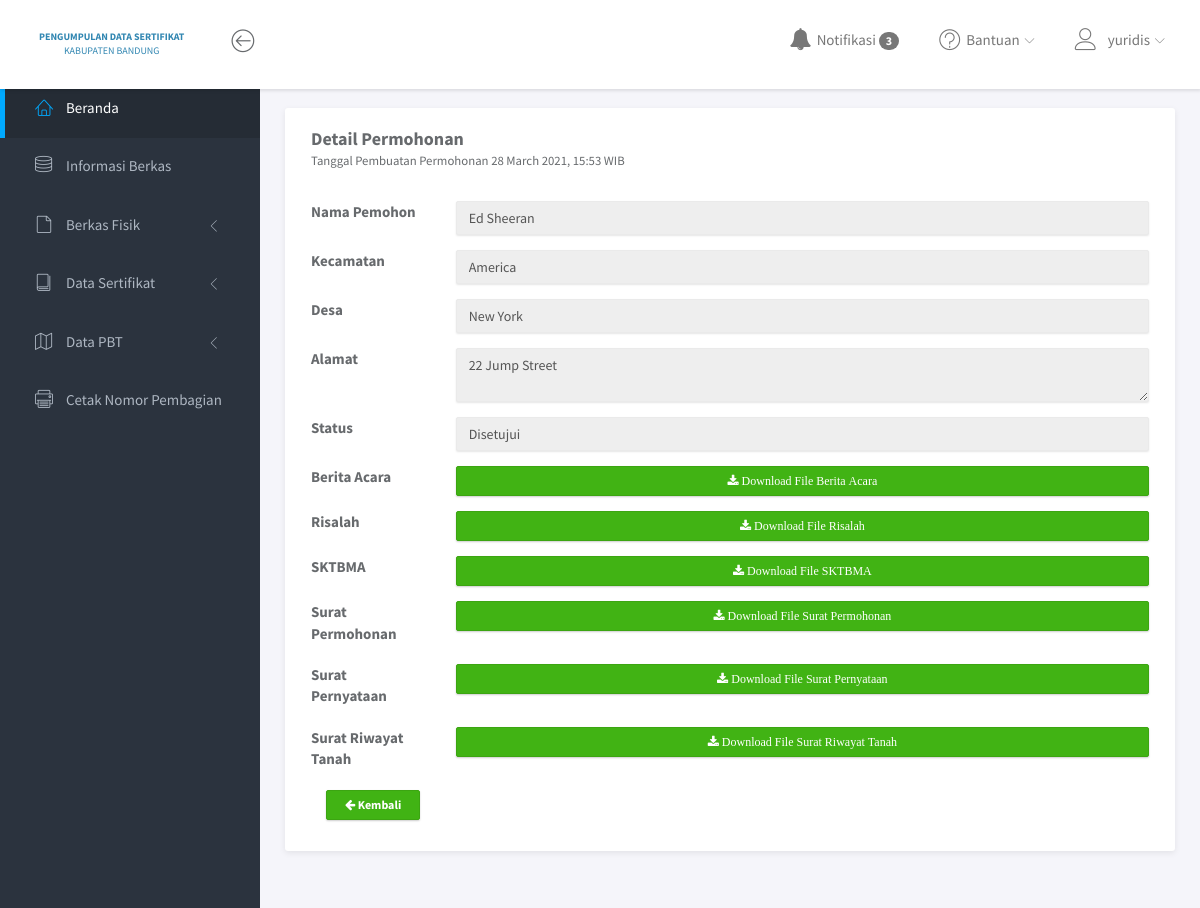
/user/detail_permohonan.php?id_permohonan=KP0010 (signed in), run on the app's committed database.
### tables this page shows
CREATE TABLE `user` (
  `id_user` int(5) NOT NULL,
  `username` varchar(20) NOT NULL,
  `password` varchar(50) NOT NULL,
  `email` varchar(50) NOT NULL,
  `nama_lengkap` varchar(50) NOT NULL,
  `jabatan` varchar(10) NOT NULL,
  `dibuat_pada` timestamp(6) NOT NULL DEFAULT CURRENT_TIMESTAMP(6) ON UPDATE CURRENT_TIMESTAMP(6)
);

CREATE TABLE `permohonan` (
  `id_permohonan` varchar(6) NOT NULL,
  `id_user` int(5) NOT NULL,
  `kecamatan` varchar(255) NOT NULL,
  `desa` varchar(255) NOT NULL,
  `alamat` text NOT NULL,
  `status` enum('Belum Di Setujui','Disetujui','Ditolak') NOT NULL,
  `notif` enum('read','unread') NOT NULL,
  `notif_fisik` enum('read','unread') NOT NULL,
  `notif_yuridis` enum('read','unread') NOT NULL,
  `date_created` datetime NOT NULL DEFAULT CURRENT_TIMESTAMP
);

### user/detail_permohonan.php (the view, shortened to what this page needs)
<?php
include '../core/conn.php';
$id_permohonan = $_GET['id_permohonan'];
if ($_SESSION['jabatan']=="") {
	header('location:../login.php?pesan=gagal');
}elseif ($_SESSION['jabatan']=="Fisik") {
	mysqli_query($connection,"UPDATE permohonan SET notif_fisik='read' WHERE id_permohonan='$id_permohonan'");
}elseif ($_SESSION['jabatan']=="Yuridis") {
	mysqli_query($connection,"UPDATE permohonan SET notif_yuridis='read' WHERE id_permohonan='$id_permohonan'");
}
	$ambilNF = mysqli_query($connection,"SELECT * FROM permohonan WHERE notif_fisik = 'unread' ORDER BY id_permohonan ASC");
  	$jumlahNF = mysqli_num_rows($ambilNF);
	$ambilNY = mysqli_query($connection,"SELECT * FROM permohonan WHERE notif_yuridis = 'unread' ORDER BY id_permohonan ASC");
  	$jumlahNY = mysqli_num_rows($ambilNY);
	$data = mysqli_query($connection, "SELECT p.id_permohonan, p.id_user, p.desa, p.kecamatan, p.alamat, p.status, p.notif, p.date_created, pf.berita_acara, pf.risalah, pf.sktbma, pf.s_permohonan, pf.s_pernyataan, pf.s_riwayat_tanah FROM permohonan AS p INNER JOIN pemohon_file AS pf ON p.id_permohonan = pf.id_permohonan WHERE p.id_permohonan='$id_permohonan'");
?>
<!DOCTYPE html>
<html lang="en">
<head>
	<link rel="stylesheet" href="assets/vendor/bootstrap/css/bootstrap.min.css">
	<link rel="stylesheet" href="assets/vendor/font-awesome/css/font-awesome.min.css">
	<link rel="stylesheet" href="assets/vendor/linearicons/style.css">
	<link rel="stylesheet" href="assets/vendor/chartist/css/chartist-custom.css">
	<link rel="stylesheet" href="../user/assets/vendor/datatables/dataTables.bootstrap4.css">
	<link rel="stylesheet" href="../user/assets/vendor/datatables/dataTables.bootstrap4.min.css">
	<link rel="stylesheet" href="assets/css/main.css">
	<link rel="stylesheet" href="assets/css/demo.css">
</head>
<body>
	<div id="wrapper">
		<nav class="navbar navbar-default navbar-fixed-top">
			<div class="brand">
				<a href="index.php" class="logo"><b>PENGUMPULAN DATA SERTIFIKAT </b><br> <center> KABUPATEN BANDUNG </center></a>
			</div>
			<div class="container-fluid">
				<div class="navbar-btn">
					<button type="button" class="btn-toggle-fullwidth"><i class="lnr lnr-arrow-left-circle"></i></button>
				</div>
				<div id="navbar-menu">
					<ul class="nav navbar-nav navbar-right">
						<li class="dropdown">
							<a href="#" class="dropdown-toggle" data-toggle="dropdown"><i class="fa fa-bell"></i> <span>Notifikasi <span class="badge">
								<?php
								if ($_SESSION['jabatan']=="Fisik") {
							 		echo $jumlahNF;
								}elseif ($_SESSION['jabatan']=="Yuridis") {
									echo $jumlahNY;
								}
							 ?></span></span></a>
						</li>
						<li class="dropdown">
							<a href="#" class="dropdown-toggle" data-toggle="dropdown"><i class="lnr lnr-question-circle"></i> <span>Bantuan</span> <i class="icon-submenu lnr lnr-chevron-down"></i></a>
						</li>
						<li class="dropdown">
							<a href="#" class="dropdown-toggle" data-toggle="dropdown"><i class="lnr lnr-user"> </i><span><?=$_SESSION['username'];?></span> <i class="icon-submenu lnr lnr-chevron-down"></i></a>
						</li>
					</ul>
				</div>
			</div>
		</nav>
		<div id="sidebar-nav" class="sidebar">
			<div class="sidebar-scroll">
				<nav>
					<ul class="nav">
						<li><a href="index.php" class="active"><i class="lnr lnr-home"></i> <span>Beranda</span></a></li>
						<li><a href="informasi_berkas.php" class=""><i class="lnr lnr-database"></i> <span>Informasi Berkas</span></a></li>
						<li>
							<a href="#subFisik" data-toggle="collapse" class="collapsed"><i class="lnr lnr-file-empty"></i> <span>Berkas Fisik</span> <i class="icon-submenu lnr lnr-chevron-left"></i></a>
						</li>
						<li>
							<a href="#subSerti" data-toggle="collapse" class="collapsed"><i class="lnr lnr-book"></i> <span>Data Sertifikat</span> <i class="icon-submenu lnr lnr-chevron-left"></i></a>
						</li>
						<li>
							<a href="#subPBT" data-toggle="collapse" class="collapsed"><i class="lnr lnr-map"></i> <span>Data PBT</span> <i class="icon-submenu lnr lnr-chevron-left"></i></a>
						</li>
						<li><a href="cetak.php" class=""><i class="lnr lnr-printer"></i> <span>Cetak Nomor Pembagian</span></a></li>
					</ul>
				</nav>
			</div>
		</div>
		<div class="main">
			<div class="main-content">
				<div class="container-fluid">
					<div class="panel">
						<div class="panel-heading">
							<h2 class="panel-title"><b>Detail Permohonan</b></h2>
							<?php
				                while($d = mysqli_fetch_array($data)){
				            ?>
				            <?php
				                $id_user = $d['id_user'];
				                $nama = mysqli_query($connection, "SELECT nama_lengkap FROM user WHERE id_user=$id_user");
				                while ($row = $nama->fetch_assoc()) {
				            ?>
				            <small> Tanggal Pembuatan Permohonan <?php  echo strftime('%d %B %Y, %H:%M',strtotime($d['date_created'])); echo " WIB";?></small>
						</div>
						<div class="panel-body">
							<form>
								<div class="form-group row">
            						<label for="nama_lengkap" class="col-sm-2 col-form-label">Nama Pemohon</label>
            						<div class="col-sm-10">
							            <input type="text" name="nama_lengkap" value="<?=$row['nama_lengkap'];?>" class="form-control" readonly/>
            						</div>
        						</div>
        						<div class="form-group row">
            						<label for="kecamatan" class="col-sm-2 col-form-label">Kecamatan</label>
            						<div class="col-sm-10">
							              <input type="text" name="kecamatan" value="<?=$d['kecamatan'];?>" class="form-control"readonly/>
            						</div>
        						</div>
        						<div class="form-group row">
            						<label for="desa" class="col-sm-2 col-form-label">Desa</label>
            						<div class="col-sm-10">
							              <input type="text" name="desa" value="<?=$d['desa'];?>" class="form-control"readonly/>
            						</div>
        						</div>
        						<div class="form-group row">
            						<label for="alamat" class="col-sm-2 col-form-label">Alamat</label>
            						<div class="col-sm-10">
							              <textarea type="text" name="alamat" class="form-control" readonly><?=$d['alamat'];?></textarea>
            						</div>
        						</div>
        						<div class="form-group row">
            						<label for="status" class="col-sm-2 col-form-label">Status</label>
            						<div class="col-sm-10">
							              <input type="text" name="status" value="<?=$d['status'];?>" class="form-control"readonly/>
            						</div>
        						</div>
        						<div class="form-group row">
            						<label for="berita_acara" class="col-sm-2 col-form-label">Berita Acara</label>
            						<div class="col-sm-10">
                							<a style="width: 100%" class="btn btn-xs btn-success" id="berita_acara" name="berita_acara" href="../pemohon/upload_file/<?=$d['id_permohonan'];?>/<?=$d['berita_acara'];?>"><i class="fa fa-download"> Download File Berita Acara </i></a>
            						</div>
        						</div>
        						<div class="form-group row">
            						<label for="risalah" class="col-sm-2 col-form-label">Risalah</label>
            						<div class="col-sm-10">
                							<a style="width: 100%" class="btn btn-xs btn-success" id="risalah" name="risalah" href="../pemohon/upload_file/<?=$d['id_permohonan'];?>/<?=$d['risalah'];?>"><i class="fa fa-download"> Download File Risalah </i></a>
            						</div>
        						</div>
        						<div class="form-group row">
            						<label for="sktbma" class="col-sm-2 col-form-label">SKTBMA</label>
            						<div class="col-sm-10">
                							<a style="width: 100%" class="btn btn-xs btn-success" id="sktbma" name="sktbma" href="../pemohon/upload_file/<?=$d['id_permohonan'];?>/<?=$d['sktbma'];?>"><i class="fa fa-download"> Download File SKTBMA </i></a>
            						</div>
        						</div>
        						<div class="form-group row">
            						<label for="s_permohonan" class="col-sm-2 col-form-label">Surat Permohonan</label>
            						<div class="col-sm-10">
                							<a style="width: 100%" class="btn btn-xs btn-success" id="s_permohonan" name="s_permohonan" href="../pemohon/upload_file/<?=$d['id_permohonan'];?>/<?=$d['s_permohonan'];?>"><i class="fa fa-download"> Download File Surat Permohonan </i></a>
            						</div>
        						</div>
        						<div class="form-group row">
            						<label for="s_pernyataan" class="col-sm-2 col-form-label">Surat Pernyataan</label>
            						<div class="col-sm-10">
                							<a style="width: 100%" class="btn btn-xs btn-success" id="s_pernyataan" name="s_pernyataan" href="../pemohon/upload_file/<?=$d['id_permohonan'];?>/<?=$d['s_pernyataan'];?>"><i class="fa fa-download"> Download File Surat Pernyataan </i></a>
            						</div>
        						</div>
        						<div class="form-group row">
            						<label for="s_riwayat_tanah" class="col-sm-2 col-form-label">Surat Riwayat Tanah</label>
            						<div class="col-sm-10">
                							<a style="width: 100%" class="btn btn-xs btn-success" id="s_riwayat_tanah" name="s_riwayat_tanah" href="../pemohon/upload_file/<?=$d['id_permohonan'];?>/<?=$d['s_riwayat_tanah'];?>"><i class="fa fa-download"> Download File Surat Riwayat Tanah </i></a>
            						</div>
        						</div>
								<div class="form-group row col-sm-10">
            						<div class="col-sm-10">
            							<a class="btn btn-sm btn-success" href="index.php" style="color: white;font-weight: bold;"><i class="fa fa-arrow-left"></i> Kembali</a></div>
            						</div>
        						</div>
							<?php } ?>
                			<?php } ?>
						</div>
					</div>
			</div>
		</div>
	</div>
</body>
</html>

### data on the page
user: nama_lengkap "Ed Sheeran"
permohonan: date_created "28 March 2021, 15:53", kecamatan "America", desa "New York", alamat "22 Jump Street", status "Disetujui"

### other printed values
$jumlahNY "3"
$_SESSION['username'] "yuridis"
